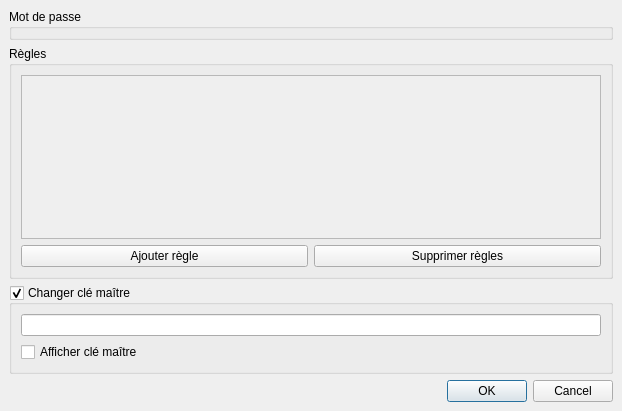
<?xml version="1.0" encoding="UTF-8"?>
<ui version="4.0">
 <class>ChangePasswordDialog</class>
 <widget class="QDialog" name="ChangePasswordDialog">
  <property name="geometry">
   <rect>
    <x>0</x>
    <y>0</y>
    <width>622</width>
    <height>411</height>
   </rect>
  </property>
  <property name="minimumSize">
   <size>
    <width>622</width>
    <height>0</height>
   </size>
  </property>
  <property name="maximumSize">
   <size>
    <width>622</width>
    <height>16777215</height>
   </size>
  </property>
  <property name="windowTitle">
   <string>Changer mot de passe</string>
  </property>
  <layout class="QVBoxLayout" name="main_layout">
   <property name="leftMargin">
    <number>9</number>
   </property>
   <property name="topMargin">
    <number>9</number>
   </property>
   <property name="rightMargin">
    <number>9</number>
   </property>
   <property name="bottomMargin">
    <number>9</number>
   </property>
   <item>
    <widget class="QGroupBox" name="password_box">
     <property name="locale">
      <locale language="French" country="France"/>
     </property>
     <property name="title">
      <string>Mot de passe</string>
     </property>
     <layout class="QVBoxLayout" name="password_layout">
      <property name="leftMargin">
       <number>0</number>
      </property>
      <property name="topMargin">
       <number>0</number>
      </property>
      <property name="rightMargin">
       <number>0</number>
      </property>
      <property name="bottomMargin">
       <number>0</number>
      </property>
     </layout>
    </widget>
   </item>
   <item>
    <widget class="QGroupBox" name="rules_box">
     <property name="title">
      <string>Règles</string>
     </property>
     <layout class="QVBoxLayout" name="rules_layout">
      <item>
       <widget class="QScrollArea" name="rules_scrollArea">
        <property name="widgetResizable">
         <bool>true</bool>
        </property>
        <widget class="QWidget" name="rulesAreaContents">
         <property name="geometry">
          <rect>
           <x>0</x>
           <y>0</y>
           <width>582</width>
           <height>195</height>
          </rect>
         </property>
         <layout class="QVBoxLayout" name="ruleArea_layout">
          <property name="spacing">
           <number>0</number>
          </property>
          <property name="leftMargin">
           <number>0</number>
          </property>
          <property name="topMargin">
           <number>0</number>
          </property>
          <property name="rightMargin">
           <number>0</number>
          </property>
          <property name="bottomMargin">
           <number>0</number>
          </property>
         </layout>
        </widget>
       </widget>
      </item>
      <item>
       <layout class="QHBoxLayout" name="ruleButtons_layout">
        <item>
         <widget class="QPushButton" name="addRule_button">
          <property name="text">
           <string>Ajouter règle</string>
          </property>
         </widget>
        </item>
        <item>
         <widget class="QPushButton" name="deleteRules_button">
          <property name="text">
           <string>Supprimer règles</string>
          </property>
         </widget>
        </item>
       </layout>
      </item>
     </layout>
    </widget>
   </item>
   <item>
    <widget class="QGroupBox" name="changeMasterkey_box">
     <property name="title">
      <string>Changer clé maître</string>
     </property>
     <property name="checkable">
      <bool>true</bool>
     </property>
     <layout class="QVBoxLayout" name="changeMasterkey_layout">
      <item>
       <widget class="QLineEdit" name="masterkey_lineEdit"/>
      </item>
      <item>
       <widget class="QCheckBox" name="drawMasterkey_checkbox">
        <property name="text">
         <string>Afficher clé maître</string>
        </property>
       </widget>
      </item>
     </layout>
    </widget>
   </item>
   <item>
    <widget class="QDialogButtonBox" name="buttonBox">
     <property name="orientation">
      <enum>Qt::Horizontal</enum>
     </property>
     <property name="standardButtons">
      <set>QDialogButtonBox::Cancel|QDialogButtonBox::Ok</set>
     </property>
    </widget>
   </item>
  </layout>
 </widget>
 <resources/>
 <connections/>
</ui>
